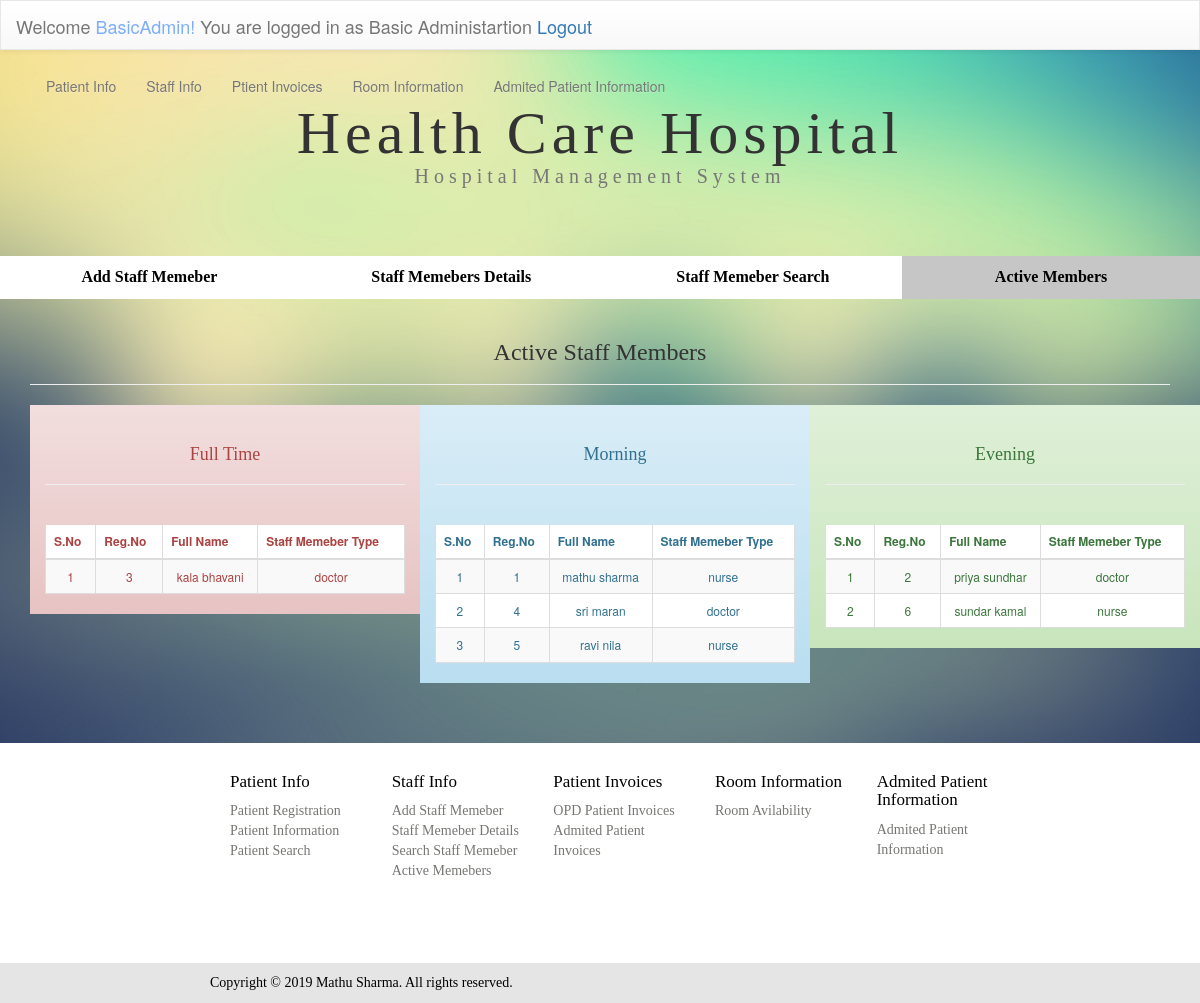
Page /HospitalSystem/staffactmem.php (signed in) on the committed database.
### tables this page shows
CREATE TABLE `staff` (
  `staffID` int(11) NOT NULL AUTO_INCREMENT,
  `smfname` varchar(50) NOT NULL,
  `smlname` varchar(50) NOT NULL,
  `smtype` varchar(20) NOT NULL,
  `smbd` date NOT NULL,
  `telcode` varchar(3) NOT NULL DEFAULT '+94',
  `smtel` varchar(15) NOT NULL,
  `smemail` varchar(200) NOT NULL,
  `smgender` varchar(6) NOT NULL,
  `smwoti` varchar(10) NOT NULL,
  `smaddr` varchar(600) NOT NULL,
  `instetd_by` varchar(100) DEFAULT NULL,
  `insterted_date` timestamp NULL DEFAULT CURRENT_TIMESTAMP,
  `update_by` varchar(100) DEFAULT NULL,
  `update_date` timestamp NOT NULL DEFAULT CURRENT_TIMESTAMP,
  PRIMARY KEY (`staffID`)
);

### HospitalSystem/staffactmem.php (the view, shortened to what this page needs)
<?php include 'connect.php';?>
<!DOCTYPE html PUBLIC "-//W3C//DTD XHTML 1.0 Transitional//EN" "http://www.w3.org/TR/xhtml1/DTD/xhtml1-transitional.dtd">
<html xmlns="http://www.w3.org/1999/xhtml">
<head>
<link rel="stylesheet" href="css/bootstrap.min.css">
<link rel="stylesheet" href="css/bootstrap-theme.min.css">
<link rel="stylesheet" type="text/css" href="css/staff.css"/><script type="text/javascript" src="js/rightde.js"></script>
</head>
<body>
<link rel="stylesheet" href="css/hide.css">
<header class="nav-down ">
<?php include_once('navbar.php');?>
</header><br>
<div class="container">
<div class="row">
<div class="col-md-12 col-xs-12 ">
<h1 class="text-center ">Health Care Hospital<br /><small style="font-size:20px">Hospital Management System</small></h1></div>
</div>
</div><br><br><br>
<div class="container-fluid">
<div class="row">
  <ul class="nav  nav-justified" style="background-color:#FFF;">
  <li style="font-family:calibri; font-size:16px;"><a style="color:#000" href="staff.php"><strong>Add Staff Memeber</strong></a></li>
  <li style="font-family:calibri; font-size:16px;"><a style="color:#000" href="staffmemd.php"><strong>Staff Memebers Details</strong></a></li>
  <li style="font-family:calibri; font-size:16px;"><a style="color:#000" href="sestaffactmem.php"><strong>Staff Memeber Search</strong></a></li>
  <li class="active" style="font-family:calibri; font-size:16px;"><a style="color:#000" href="staffactmem.php"><strong>Active Members</strong></a></li>
  </ul>
</div></div>
<div class="container">
<div class="row">
<div class="col-md-12 col-xs-12">
<div class="page-header">
<h3 style="font-family:calibri;" class="text-center">Active Staff Members</h3></div>
</div>
</div>
</div>
<div class="container">
<div class="row">
<div class="col-md-12 col-xs-12">
<div class="container">
<div class="row">
<div class="col-md-4 col-xs-4 alert-danger"><div class="page-header">
<h4 style="font-family:calibri;" class="text-center">Full Time</h4></div>
<br />
<table style="background-color:#FFF; font-size:12px; " class="table table-striped table-hover table-bordered">
<thead>
<tr>
<th><strong>S.No</strong></th>
<th><strong>Reg.No</strong></th>
<th><strong>Full Name</strong></th>
<th><strong>Staff Memeber Type</strong></th>
</tr>
</thead>
<tbody>
<?php
$count=1;
$sel_query="SELECT * FROM `staff` WHERE `smwoti` = 'Full'";
$result = mysqli_query($con,$sel_query);
while($row = mysqli_fetch_assoc($result)) { ?>
<tr>
    <td align="center"><?php echo $count; ?></td>
    <td align="center"><?php echo $row["staffID"]; ?></td>
    <td align="center"><?php echo $row["smfname"]; ?> <?php echo $row["smlname"]; ?></td>
    <td align="center"><?php echo $row["smtype"]; ?></td>
</tr>
<?php $count++; } ?>
</tbody>
</table>
</div>
<div class="col-md-4 col-xs-4 alert-info"><div class="page-header">
<h4 style="font-family:calibri;" class="text-center">Morning</h4></div>
<br />
<table style="background-color:#FFF; font-size:12px; " class="table table-striped table-hover table-bordered">
<thead>
<tr>
<th><strong>S.No</strong></th>
<th><strong>Reg.No</strong></th>
<th><strong>Full Name</strong></th>
<th><strong>Staff Memeber Type</strong></th>
</tr>
</thead>
<tbody>
<?php
$count=1;
$sel_query="SELECT * FROM `staff` WHERE `smwoti` = 'Morning'";
$result = mysqli_query($con,$sel_query);
while($row = mysqli_fetch_assoc($result)) { ?>
<tr>
    <td align="center"><?php echo $count; ?></td>
    <td align="center"><?php echo $row["staffID"]; ?></td>
    <td align="center"><?php echo $row["smfname"]; ?> <?php echo $row["smlname"]; ?></td>
    <td align="center"><?php echo $row["smtype"]; ?></td>
</tr>
<?php $count++; } ?>
</tbody>
</table>
</div>
<div class="col-md-4 col-xs-4 alert-success" ><div class="page-header">
<h4 style="font-family:calibri;" class="text-center">Evening</h4></div>
<br />
<table style="background-color:#FFF; font-size:12px; " class="table table-striped table-hover table-bordered">
<thead>
<tr>
<th><strong>S.No</strong></th>
<th><strong>Reg.No</strong></th>
<th><strong>Full Name</strong></th>
<th><strong>Staff Memeber Type</strong></th>
</tr>
</thead>
<tbody>
<?php
$count=1;
$sel_query="SELECT * FROM `staff` WHERE `smwoti` = 'Evening'";
$result = mysqli_query($con,$sel_query);
while($row = mysqli_fetch_assoc($result)) { ?>
<tr>
    <td align="center"><?php echo $count; ?></td>
    <td align="center"><?php echo $row["staffID"]; ?></td>
    <td align="center"><?php echo $row["smfname"]; ?> <?php echo $row["smlname"]; ?></td>
    <td align="center"><?php echo $row["smtype"]; ?></td>
</tr>
<?php $count++; } ?>
</tbody>
</table>
</div>
</div>
</div>
</div>
</div>
</div>
<br>
<br>
</body>
<footer>
  <?php include 'footer.php';?>
</footer>
</html>

### HospitalSystem/css/staff.css (style rules this page uses)
body { background:url(../images/background.jpg) no-repeat center center fixed ; -webkit-background-size:cover; -moz-background-size:cover; -o-background-size:cover; background-size:cover; }
h1 { text-align:center; font-family:"calibri"; font-size:60px; padding-top:10px; letter-spacing:5px; }

### HospitalSystem/css/hide.css (style rules this page uses)
body { padding-top: 50px; }
header { height: 40px; z-index: 1; position:fixed; top: 0; transition: top 0.2s ease-in-out; width: 100%; }

### HospitalSystem/css/menu.css (style rules this page uses)
body { background:url(../images/background.jpg) no-repeat center center fixed ; -webkit-background-size:cover; -moz-background-size:cover; -o-background-size:cover; background-size:cover; }
h1 { text-align:center; font-family:"calibri"; font-size:60px; padding-top:10px; letter-spacing:5px; }
.table { background-color:rgba(0, 0, 0, 0.5); border:none; }

### HospitalSystem/staffactmem.php (style rules this page uses)
.active a { background-color: #c6c6c6; }

### rows in the picture
staff: staffID "3", smfname "kala", smlname "bhavani", smtype "doctor"
staff: staffID "1", smfname "mathu", smlname "sharma", smtype "nurse"
staff: staffID "4", smfname "sri", smlname "maran", smtype "doctor"
staff: staffID "5", smfname "ravi", smlname "nila", smtype "nurse"
staff: staffID "2", smfname "priya", smlname "sundhar", smtype "doctor"
staff: staffID "6", smfname "sundar", smlname "kamal", smtype "nurse"

### other values in the picture
$_SESSION['sadmun'] "BasicAdmin"
$_SESSION['admty'] "Basic Administartion"
